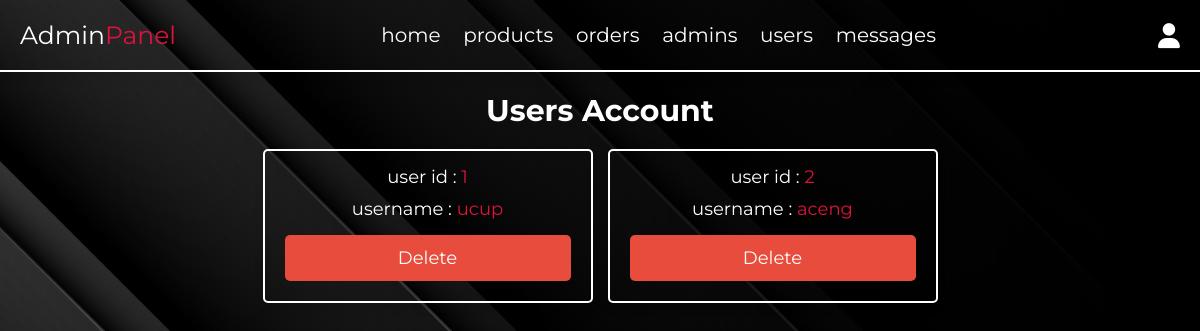
The app's page /users_accounts.php (signed in) with its own data.
### tables this page shows
CREATE TABLE `users` (
  `id` int(100) NOT NULL,
  `name` varchar(20) NOT NULL,
  `email` varchar(50) NOT NULL,
  `number` varchar(10) NOT NULL,
  `password` varchar(50) NOT NULL,
  `address` varchar(500) NOT NULL
);

### users_accounts.php (the view, shortened to what this page needs)
<?php
include 'connect.php';
?>
<!DOCTYPE html>
<html lang="en">
<head>
   <link rel="stylesheet" href="https://cdnjs.cloudflare.com/ajax/libs/font-awesome/6.1.1/css/all.min.css">
   <link rel="stylesheet" href="admin_style.css">
</head>
<body>
<?php include 'admin_header.php' ?>
<section class="accounts">
   <h1 class="heading">users account</h1>
   <div class="box-container">
   <?php
      $select_account = $conn->prepare("SELECT * FROM `users`");
      $select_account->execute();
      if($select_account->rowCount() > 0){
         while($fetch_accounts = $select_account->fetch(PDO::FETCH_ASSOC)){
   ?>
   <div class="box">
      <p> user id : <span><?= $fetch_accounts['id']; ?></span> </p>
      <p> username : <span><?= $fetch_accounts['name']; ?></span> </p>
      <a href="users_accounts.php?delete=<?= $fetch_accounts['id']; ?>" class="delete-btn" onclick="return confirm('delete this account?');">delete</a>
   </div>
   <?php
      }
   }else{
      echo '<p class="empty">no accounts available</p>';
   }
   ?>
   </div>
</section>
</body>
</html>

### admin_style.css (style rules this page uses)
:root { --main-color:crimson; --red:#e74c3c; --orange:crimson; --black:white; --white:#fff; --light-bg:#f5f5f5; --light-color:white; --border:.2rem solid var(--black); --box-shadow:0 .5rem 1rem rgba(0,0,0,.1); }
* { font-family: 'Montserrat', sans-serif; margin:0; padding:0; box-sizing: border-box; text-decoration: none; outline: none; border:none; }
body { background: url(img/3.jpg); background-size: cover; background-position: center; background-repeat: no-repeat; background-attachment: fixed; height: 100vh; width: auto; }
html { font-size: 62.5%; overflow-x: hidden; }
body { background-color: var(--light-bg); }
section { max-width: 1200px; margin:0 auto; padding:2rem; }
.btn, .delete-btn, .option-btn { display: block; margin-top: 1rem; border-radius: .5rem; cursor: pointer; width: 100%; font-size: 1.8rem; color:var(--white); padding:1.2rem 3rem; text-transform: capitalize; text-align: center; }
.delete-btn { background-color: var(--red); }
.heading { text-align: center; margin-bottom: 2rem; text-transform: capitalize; color:var(--black); font-size: 3rem; }
.accounts .box-container { display: grid; grid-template-columns: repeat(auto-fit, 33rem); gap:1.5rem; justify-content: center; align-items: flex-start; }
.accounts .box-container .box { background-color: transparent; border-radius: .5rem; box-shadow: var(--box-shadow); border:var(--border); padding:2rem; padding-top: 1rem; text-align: center; }
.accounts .box-container .box p { padding: .5rem 0; font-size: 1.8rem; color:var(--black); }
.accounts .box-container .box p span { color:var(--main-color); }

### records on screen
users: id "1", name "ucup"
users: id "2", name "aceng"
